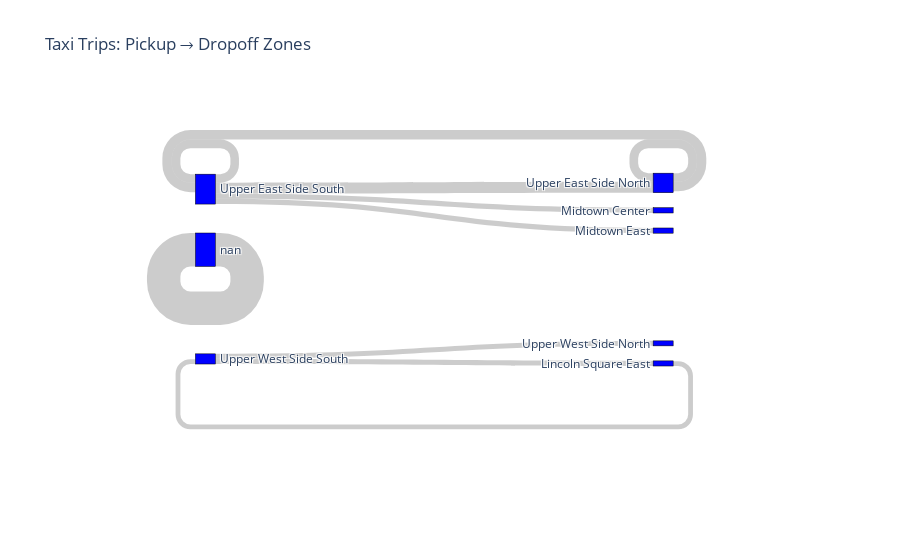

Notebook source saved alongside this figure:
### Code cell
import pandas as pd
import plotly.graph_objects as go

# dropoff_by_pickup_df has: LocationID (pickup), DropOffLocationID, trips
# zones dataframe has: LocationID, zone (name), borough, etc.

# Step 1: Merge pickup zone names
df = dropoff_by_pickup_df.merge(
    zones[['LocationID', 'zone']],
    left_on='LocationID',
    right_on='LocationID',
    how='left'
).rename(columns={'zone': 'pickup_zone'})

# Step 2: Merge dropoff zone names
df = df.merge(
    zones[['LocationID', 'zone']],
    left_on='DropOffLocationID',
    right_on='LocationID',
    how='left'
).rename(columns={'zone': 'dropoff_zone'}).drop(columns=['LocationID_y'])

# Step 3: Create node list
all_nodes = pd.concat([df['pickup_zone'], df['dropoff_zone']]).unique()
node_indices = {node: i for i, node in enumerate(all_nodes)}

# Step 4: Map source/target indices
sources = df['pickup_zone'].map(node_indices)
targets = df['dropoff_zone'].map(node_indices)
values = df['trips']

# Step 5: Plot Sankey
fig = go.Figure(data=[go.Sankey(
    node=dict(
        pad=15,
        thickness=20,
        line=dict(color="black", width=0.5),
        label=[str(node) for node in all_nodes],
        color="blue"
    ),
    link=dict(
        source=sources,
        target=targets,
        value=values
    )
)])

fig.update_layout(title_text="Taxi Trips: Pickup → Dropoff Zones", font_size=12)
fig.show()

### Figure 1 — Plotly figure (JSON) as saved in the notebook; plotly's stock layout.template omitted (floating-point values rounded to 4 significant figures)
{"data": [{"link": {"source": [0, 1, 2, 2, 1, 1, 1, 3, 3, 4], "target": [0, 2, 1, 2, 1, 5, 6, 4, 7, 3], "value": [23163231, 7500720, 6551418, 6021031, 5937898, 3665298, 3606328, 3563737, 3476681, 3333631]}, "node": {"color": "blue", "label": ["nan", "Upper East Side South", "Upper East Side North", "Upper West Side South", "Lincoln Square East", "Midtown Center", "Midtown East", "Upper West Side North"], "line": {"color": "black", "width": 0.5}, "pad": 15, "thickness": 20}, "type": "sankey"}], "layout": {"font": {"size": 12}, "title": {"text": "Taxi Trips: Pickup → Dropoff Zones"}}}
